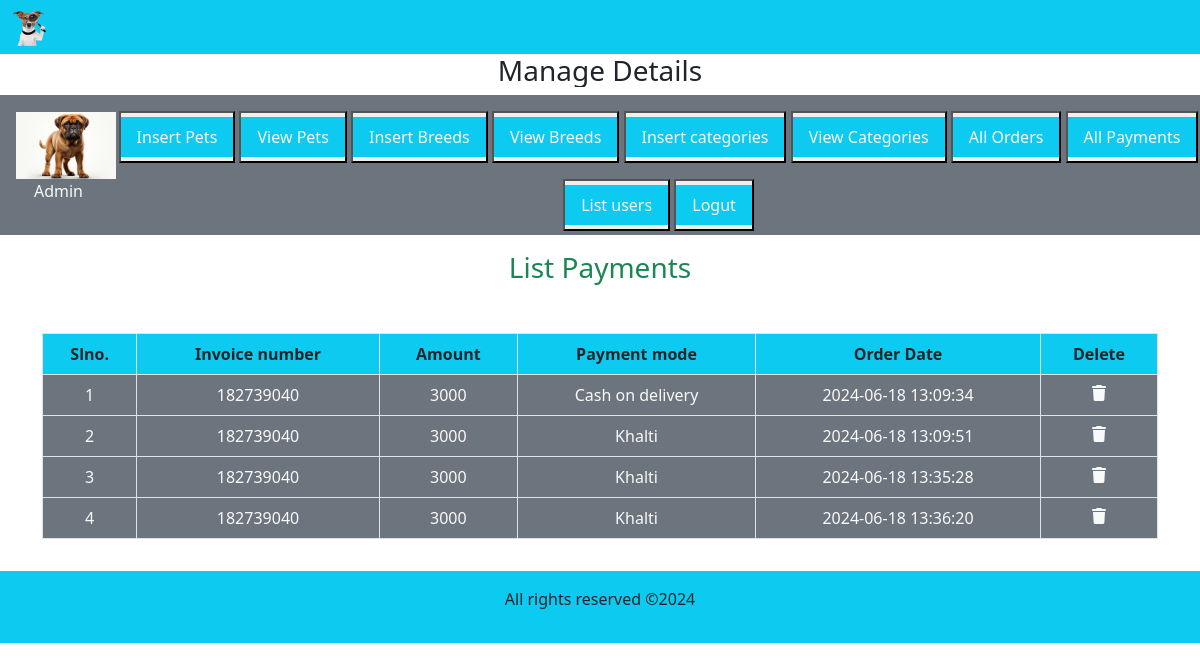
The page /admin_area/index.php?list_payments on the database as committed earlier.
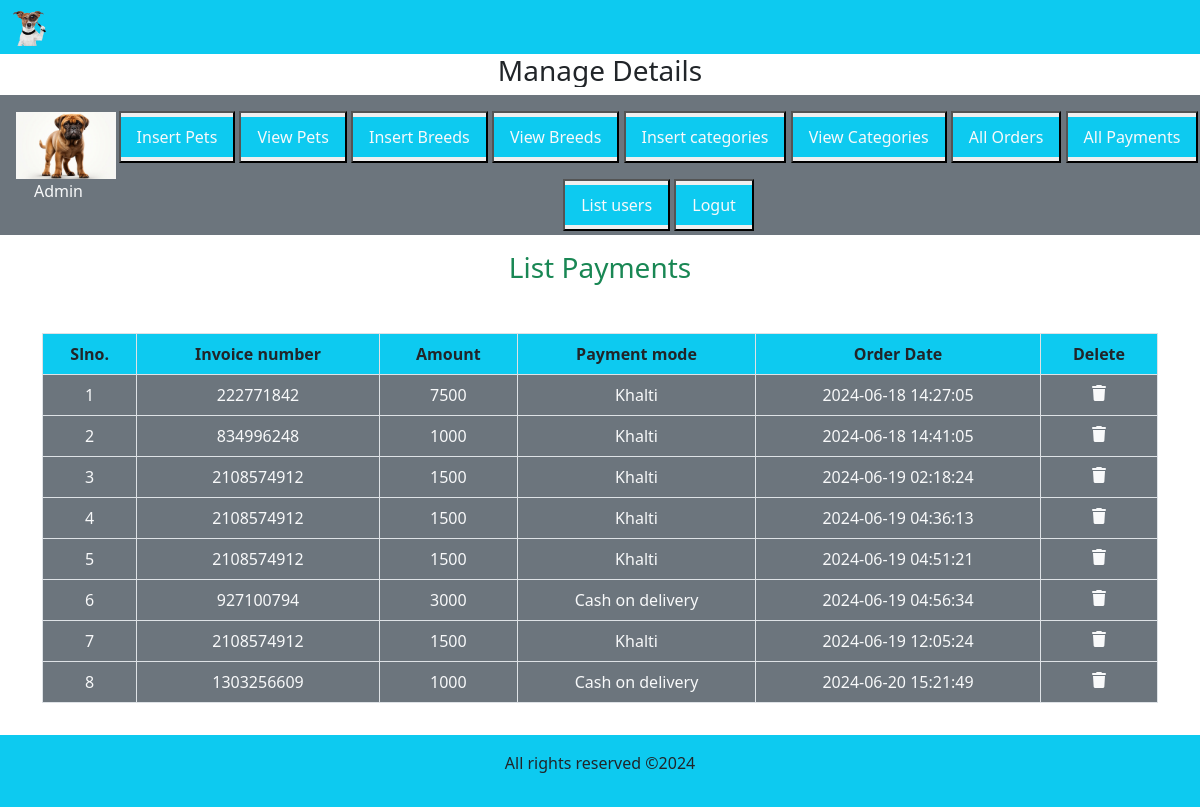
The same page on the database as committed later.
### tables this page shows
CREATE TABLE `user_payments` (
  `payment_id` int(11) NOT NULL,
  `order_id` int(11) NOT NULL,
  `invoice_number` int(11) NOT NULL,
  `amount` int(11) NOT NULL,
  `payment_mode` varchar(255) NOT NULL,
  `date` timestamp NOT NULL DEFAULT current_timestamp() ON UPDATE current_timestamp()
);

### admin_area/list_payments.php (the view, shortened to what this page needs)
<h3 class="text-center text-success">List Payments</h3>
<table class="table table-bordered mt-5">
    <thead class="bg-info">
<?php
$get_payments="select * from `user_payments`";
$result=mysqli_query($con,$get_payments);
$row_count=mysqli_num_rows($result);
echo"    <tr class=text-center>
            <th>Slno.</th>
            <th>Invoice number</th>
            <th>Amount</th>
            <th>Payment mode</th>
            <th>Order Date</th>
            <th>Delete</th>
            </tr>
            </thead>
            <tbody class='bg-secondary text-light'>";
if($row_count==0){
    echo "<h2 class='bg-danger text-center mt-5'>No Payments received Yet</h2>";
}else{
    $number=0;
    while($row_data=mysqli_fetch_assoc($result)){
        $amount=$row_data['amount'];
        $invoice_number=$row_data['invoice_number'];
        $payment_mode=$row_data['payment_mode'];
        $date=$row_data['date'];
        $number++;
        echo" <tr class=text-center>
            <td>$number</td>
            <td>$invoice_number</td>
            <td>$amount</td>
            <td>$payment_mode</td>
            <td>$date</td>
            <td><a href='' class='text-light'> <i class='fa-solid fa-trash'></i></a></td>
        </tr>";
    }
}
?>
    </tbody>
</table>

Rows that differ between the two databases and show on the page:
removed user_payments: invoice_number "182739040", amount "3000", payment_mode "Cash on delivery", date "2024-06-18 13:09:34"
added user_payments: invoice_number "222771842", amount "7500", payment_mode "Khalti", date "2024-06-18 14:27:05"
changed user_payments (number 2 of 8 on the later page): invoice_number "182739040" → "834996248"; amount "3000" → "1000"; date "2024-06-18 13:09:51" → "2024-06-18 14:41:05"
changed user_payments (number 3 of 8 on the later page): invoice_number "182739040" → "2108574912"; amount "3000" → "1500"; date "2024-06-18 13:35:28" → "2024-06-19 02:18:24"
changed user_payments (number 4 of 8 on the later page): invoice_number "182739040" → "2108574912"; amount "3000" → "1500"; date "2024-06-18 13:36:20" → "2024-06-19 04:36:13"
added user_payments: invoice_number "2108574912", amount "1500", payment_mode "Khalti", date "2024-06-19 04:51:21"
added user_payments: invoice_number "927100794", amount "3000", payment_mode "Cash on delivery", date "2024-06-19 04:56:34"
added user_payments: invoice_number "2108574912", amount "1500", payment_mode "Khalti", date "2024-06-19 12:05:24"
added user_payments: invoice_number "1303256609", amount "1000", payment_mode "Cash on delivery", date "2024-06-20 15:21:49"
